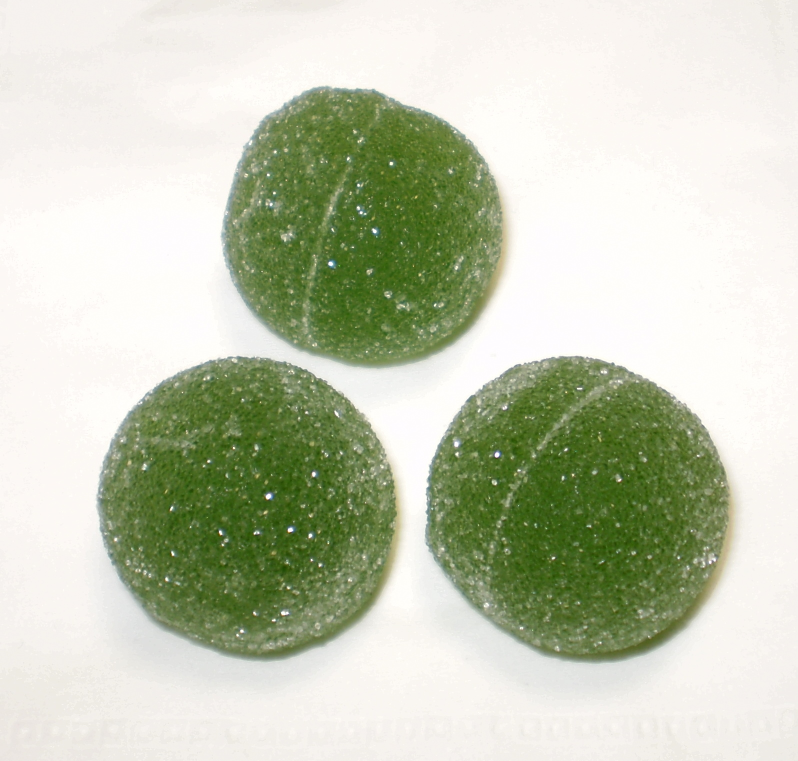
#> input picture Tests/Green_balls.jpg, 1595 x 1522 px (shown at 1/2 size)
$ jupyter execute Testing_LocateBall.ipynb   (shell and % lines are left out)
#> lines starting #> are read from the running program, lines starting #| are printed output that depends on the picture; after the words box and inside, x2 and y2 are one past the last pixel; in counts of white or black regions, pixels touching at a corner belong together
[cell 1]
import numpy as np
import cv2
from matplotlib import pyplot as plt


img = cv2.imread('Green_balls.jpg')
#> img is the input picture: shape (1522, 1595, 3); mean B, G, R 181, 202.8, 196.5
plt.imshow(img)
plt.title('Green Balls')
plt.show()

[cell 2]
from collections import deque

# Modified from https://www.pyimagesearch.com/2015/09/14/ball-tracking-with-opencv/

# define the lower and upper boundaries of the "green"
# ball in the HSV color space, then initialize the
# list of tracked points
greenLower = (29, 86, 6)
greenUpper = (64, 255, 255)

lenq = 10 # Maximum number of center points stored in memory

# resize the frame, blur it, and convert it to the HSV
# color space
frame = img
hsv = cv2.cvtColor(frame, cv2.COLOR_BGR2HSV)
#> hsv: shape (1522, 1595, 3); mean H, S, V 31.7, 47.9, 204.6
mask = cv2.inRange(hsv, greenLower, greenUpper)
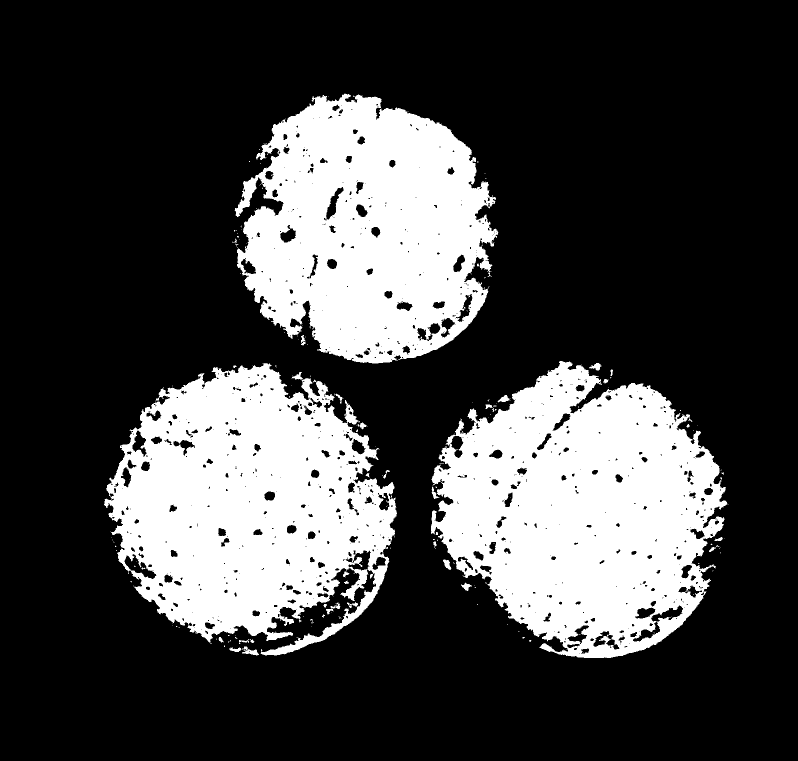
#> mask: shape (1522, 1595) (shown at 1/2 size); 26.6% white; 236 white regions (196 under 20 px), largest, box (x1, y1, x2, y2) and area: (862, 722, 1455, 1316) 228289, (208, 726, 794, 1311) 216231, (469, 187, 997, 727) 196711
mask = cv2.erode(mask, None, iterations=1)
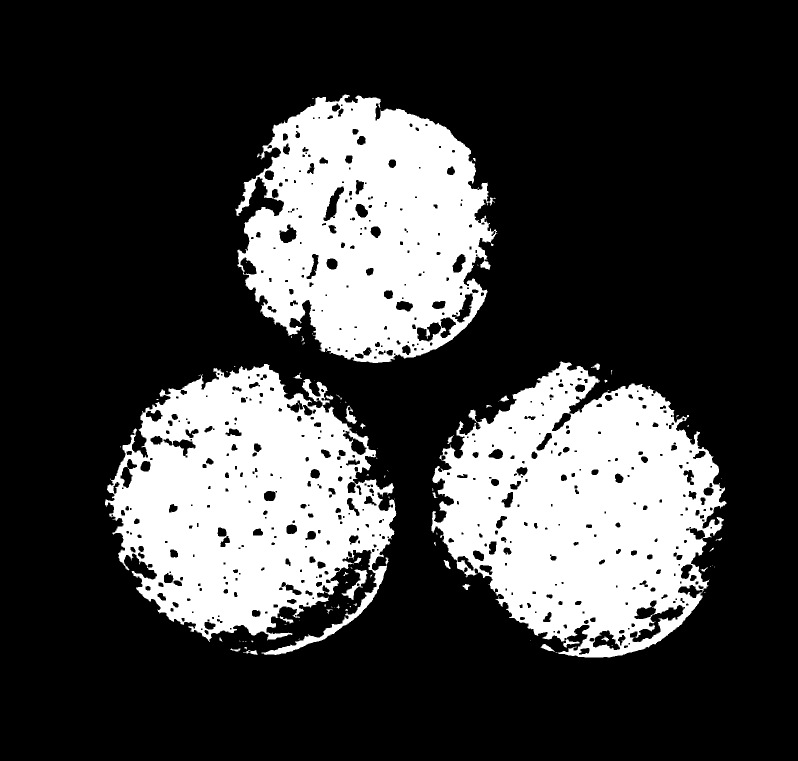
#> mask: shape (1522, 1595) (shown at 1/2 size); 24.8% white; 101 white regions (70 under 20 px), largest, box (x1, y1, x2, y2) and area: (863, 723, 1453, 1315) 214534, (210, 728, 793, 1310) 199147, (471, 189, 995, 726) 185904
mask = cv2.dilate(mask, None, iterations=1)
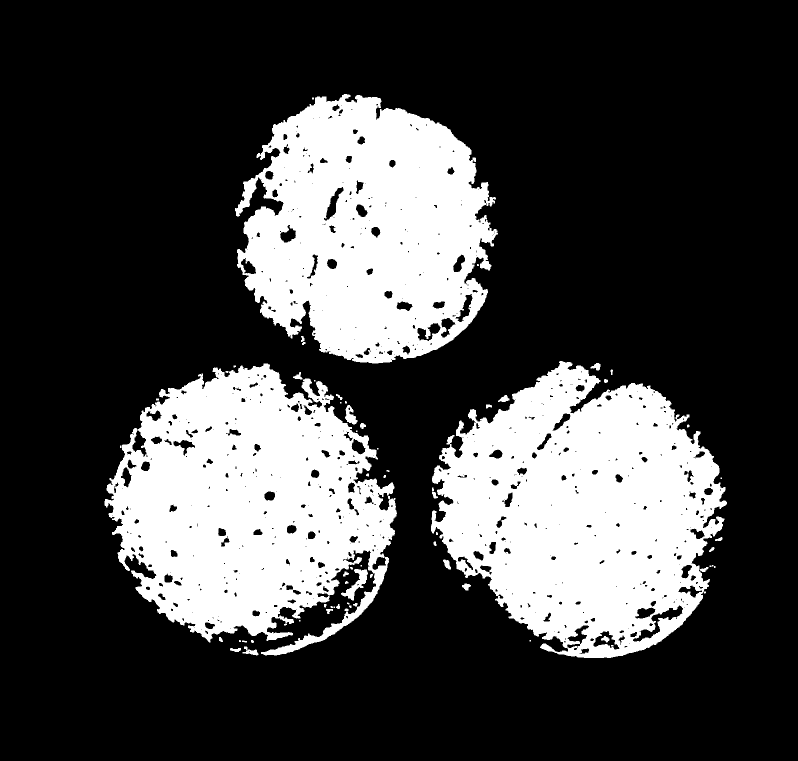
#> mask: shape (1522, 1595) (shown at 1/2 size); 26.4% white; 69 white regions (22 under 20 px)

# find contours in the mask and initialize the current
# (x, y) center of the ball
cnts = cv2.findContours(mask.copy(), cv2.RETR_EXTERNAL,
                        cv2.CHAIN_APPROX_SIMPLE)[-2]
#> cnts = 67 contours, 32 with area under 20; largest, box (x1, y1, x2, y2) and area: (862, 722, 1454, 1316) 238038, (209, 727, 794, 1311) 221454, (470, 188, 996, 727) 204302, (682, 1138, 736, 1201) 1021, (690, 810, 715, 849) 482
center = None

pts = deque(maxlen=lenq)

# only proceed if at least one contour was found
if len(cnts) > 0:

    print(len(cnts))
#| 67

    # find the largest contour in the mask, then use
    # it to compute the minimum enclosing circle and
    # centroid
    c = max(cnts, key=cv2.contourArea)
#> c = contour of 1856 points, box (x1, y1, x2, y2) (862, 722, 1454, 1316), area 238038
    ((x, y), radius) = cv2.minEnclosingCircle(c)
#> x = 1160.7; y = 1024; radius = 304.7
    M = cv2.moments(c)
#> M = moments, m00 238038.5, centre m10/m00, m01/m00 = (1166.5, 1025.9)
    center = (int(M["m10"] / M["m00"]), int(M["m01"] / M["m00"]))
#> center = (1166, 1025)

    # only proceed if the radius meets a minimum size
    if radius > 10:
        # draw the circle and centroid on the frame,
        # then update the list of tracked points

        cv2.circle(frame, (int(x), int(y)), int(radius),
                   (0, 255, 255), 2)
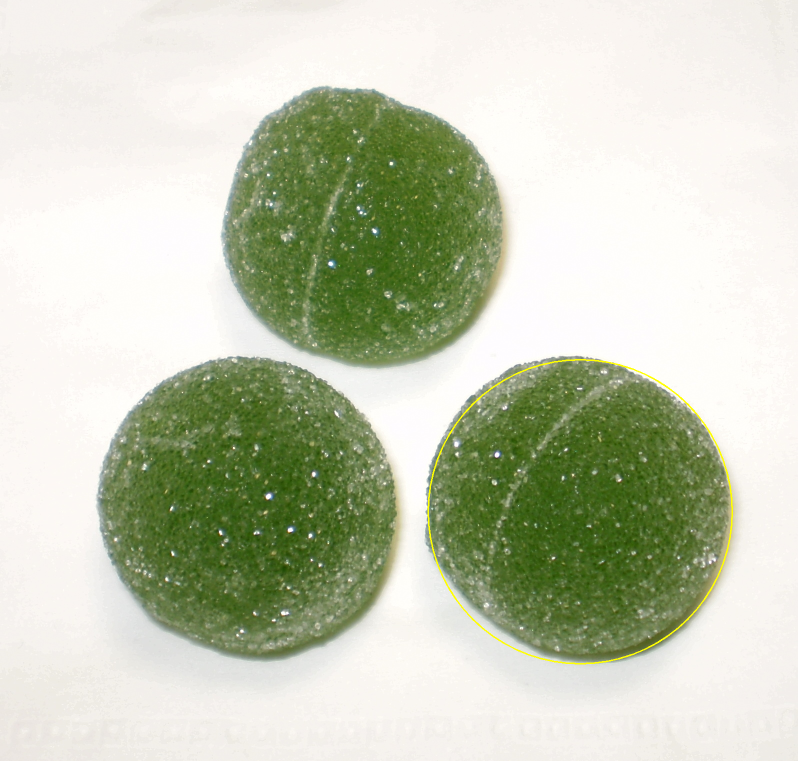
#> frame: shape (1522, 1595, 3) (shown at 1/2 size); 0.23% of pixels changed, all inside (x1, y1, x2, y2) = (855, 718, 1466, 1329)
        cv2.circle(frame, center, 5, (0, 0, 255), -1)
#> frame: shape (1522, 1595, 3); under 0.01% of pixels changed, all inside (x1, y1, x2, y2) = (1161, 1020, 1172, 1031)
        cv2.putText(frame, str(center), (10, 100), cv2.FONT_HERSHEY_DUPLEX, 1, cv2.COLOR_YUV420sp2GRAY)
#> frame: shape (1522, 1595, 3); mean B, G, R 180.6, 202.9, 196.6
        cv2.putText(frame, str(round(radius*2,0)), (10, 300), cv2.FONT_HERSHEY_DUPLEX, 1, cv2.COLOR_YUV420sp2GRAY)
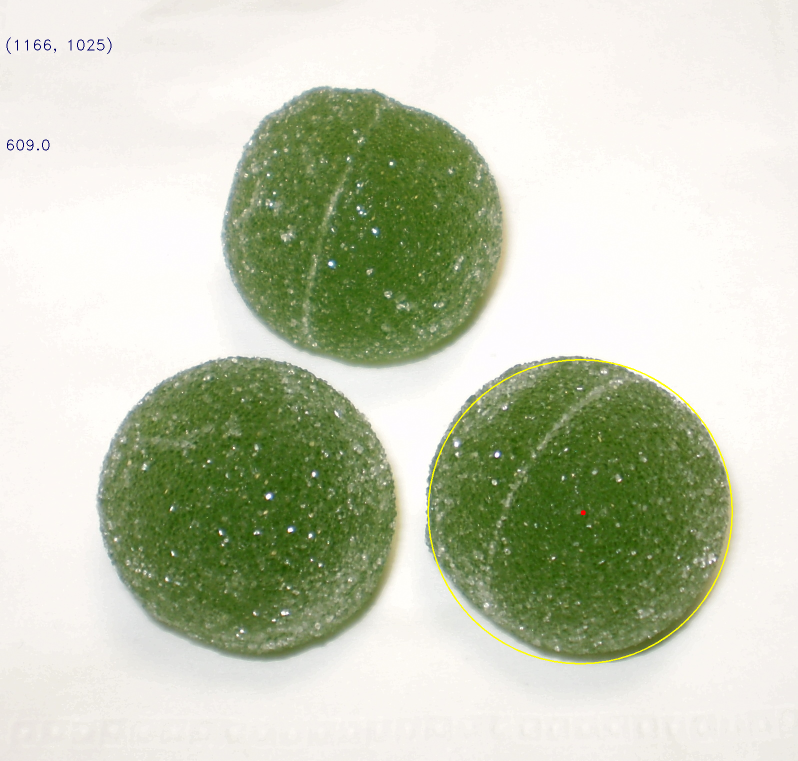
#> frame: shape (1522, 1595, 3) (shown at 1/2 size); mean B, G, R 180.6, 202.8, 196.5

# update the points queue
pts.appendleft(center)

plt.imshow(frame)
plt.title('Green Balls')
plt.show()
